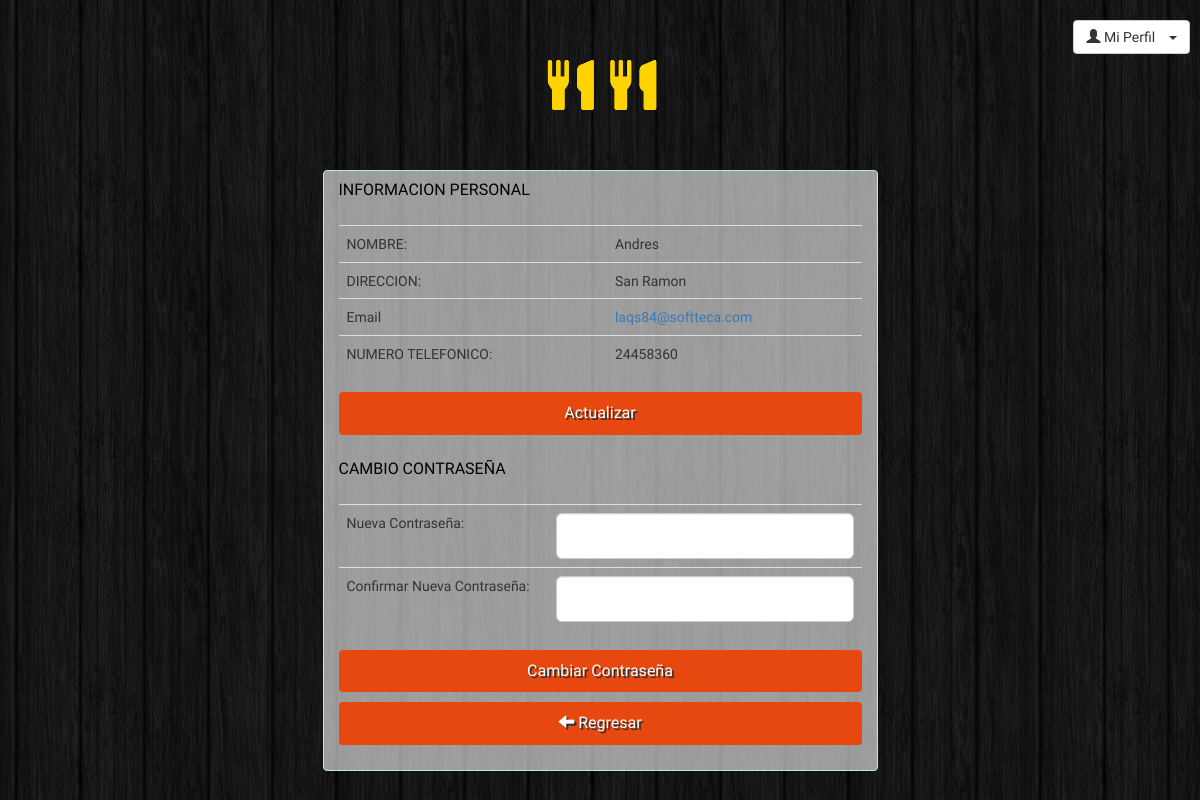
Screenshot of /perfil.php?id=1 (signed in) with the database file from the repository.
### tables this page shows
CREATE TABLE IF NOT EXISTS `users` (
  `u_id` int(11) NOT NULL AUTO_INCREMENT,
  `u_name` varchar(300) NOT NULL,
  `u_password` varchar(300) NOT NULL,
  `u_phone` varchar(300) NOT NULL,
  `u_address` varchar(300) NOT NULL,
  `u_email` varchar(300) NOT NULL,
  `u_level` varchar(255) NOT NULL,
  PRIMARY KEY (`u_id`)
);

### perfil.php (the view, shortened to what this page needs)
<?php
if (!empty($_GET) && $_SESSION['user_id'] == $_GET['id'] ) {
    $id = $_GET['id'];
    $db = Database::connect();
    $statement = $db->prepare("SELECT * FROM users where u_id = ?");
    $statement->execute(array($id));
    $item = $statement->fetch();
    $name = $item['u_name'];
    $address = $item['u_address'];
    $phone = $item['u_phone'];
    $email = $item['u_email'];
} else {
    header("location:index.php");
}
?>
<!DOCTYPE html>
<html>
    <head>
        <link rel="stylesheet" href="https://maxcdn.bootstrapcdn.com/bootstrap/3.3.6/css/bootstrap.min.css">
        <link rel="stylesheet" href="css/styles.css">
    </head>
    <body>
        <div class="container site">
            <h1 class="text-logo"><span class="glyphicon glyphicon-cutlery"></span> <?php echo @$_SESSION['Titulo']; ?> <span class="glyphicon glyphicon-cutlery"></span></h1>
                        <div class="login-name">
                <?php
                if ($name) {
                    ?>
                    <div class="btn-group">
                        <button type="button" class="btn btn-default dropdown-toggle" data-toggle="dropdown" aria-haspopup="true" aria-expanded="false">
                            <i class="glyphicon glyphicon-user"></i> Mi Perfil &nbsp;&nbsp;
                            <span class="caret"></span>
                        </button>
                    </div>
                <?php } ?>
            </div>
            <div class="row">
                <div class="col-xs-12 col-sm-12 col-md-6 col-lg-6 col-xs-offset-0 col-sm-offset-0 col-md-offset-3 col-lg-offset-3 toppad" >
                    <div class="panel panel-info">
                        <div class="panel-heading">
                            <h3 class="panel-title">INFORMACION PERSONAL</h3>
                        </div>
                        <div class="panel-body">
                            <div class="row">
                                <div class=" col-md-12">
                                    <table class="table table-user-information">
                                        <tbody>
                                            <tr>
                                                <td>NOMBRE:</td>
                                                <td><?php echo $name; ?></td>
                                            </tr>
                                            <tr>
                                                <td>DIRECCION:</td>
                                                <td><?php echo $address; ?></td>
                                            </tr>
                                            <tr>
                                            <tr>
                                                <td>Email</td>
                                                <td><a href="mailto:<?php echo $email; ?>"><?php echo $email; ?></a></td>
                                            </tr>
                                            <tr>
                                                <td>NUMERO TELEFONICO:</td>
                                                <td><?php echo $phone; ?>
                                                </td>
                                            </tr>
                                        </tbody>
                                    </table>
                                    <a href="#" class="btn btn-primary">Actualizar</a>
                                </div>
                            </div>
                        </div>
                        <div class="panel-heading">
                            <h3 class="panel-title">CAMBIO CONTRASEÑA</h3>
                        </div>
                        <div class="panel-body">
                            <div class="row">
                                <div class=" col-md-12">
                                    <form id="frmRestablecer" method="post">
                                    <table class="table table-user-information">
                                        <tbody>
                                            <tr>
                                                <td>Nueva Contraseña:</td>
                                                <td><input type="password" class="form-control input-lg" name="password1" id="password1" required></td>
                                            </tr>
                                            <tr>
                                                <td>Confirmar Nueva Contraseña:</td>
                                                <td><input type="password" class="form-control input-lg" name="password2" id="password2" required></td>
                                            </tr>
                                        </tbody>
                                    </table>
                                    <p><button type="submit" class="btn btn-primary">Cambiar Contraseña</button></p>
                                    </form>
                                    <p><a class="btn btn-primary" href="index.php"><span class="glyphicon glyphicon-arrow-left"></span> Regresar</a></p>
                                </div>
                            </div>
                        </div>
                    </div>
                </div>
            </div>
        </div>
    </body>
</html>

### css/styles.css (style rules this page uses)
body { background: url(../images/bg.png); }
.site { font-family: 'Holtwood One SC', sans-serif; }
.text-logo { font-family: 'Holtwood One SC', sans-serif; color: #e7480f; text-shadow: 2px 2px #ffd301; font-size: 50px; padding: 40px 0px; text-align: center; }
.text-logo .glyphicon { color: #ffd301; text-shadow: 0px 0px #ffd301; }
.btn-order, .btn-primary { width: 100%; padding: 10px; font-size: 16px; color: #fff; background-color: #e7480f !important ; text-decoration: none; text-shadow: 2px 2px #333; }
.btn-primary { border: none !important; }
.login-name { position: absolute; top: 20px; right: 10px; color:#ffffff; }
.panel-info>.panel-heading { color: #000000; background-color: transparent !important; border-color: transparent !important; }
.panel { background-color: rgba(255, 255, 255, 0.58) !important; }

### rows the page displays
users: u_name "Andres", u_address "San Ramon", u_email "laqs84@softteca.com", u_phone "24458360"
